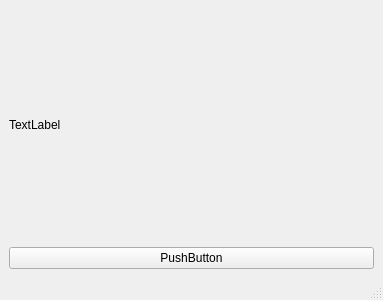
<?xml version="1.0" encoding="UTF-8"?>
<ui version="4.0">
 <class>MainWindow2</class>
 <widget class="QMainWindow" name="MainWindow2">
  <property name="geometry">
   <rect>
    <x>0</x>
    <y>0</y>
    <width>383</width>
    <height>300</height>
   </rect>
  </property>
  <property name="windowTitle">
   <string>MainWindow</string>
  </property>
  <property name="styleSheet">
   <string notr="true">#centralWidget{
	background: rgba(250, 20, 56, 200);
	border-image: url(:/icons/background.png); 
}</string>
  </property>
  <widget class="QWidget" name="centralwidget">
   <layout class="QVBoxLayout" name="verticalLayout">
    <item>
     <widget class="QLabel" name="label">
      <property name="text">
       <string>TextLabel</string>
      </property>
     </widget>
    </item>
    <item>
     <widget class="QPushButton" name="pushButton">
      <property name="text">
       <string>PushButton</string>
      </property>
     </widget>
    </item>
   </layout>
  </widget>
  <widget class="QMenuBar" name="menubar">
   <property name="geometry">
    <rect>
     <x>0</x>
     <y>0</y>
     <width>383</width>
     <height>21</height>
    </rect>
   </property>
  </widget>
  <widget class="QStatusBar" name="statusbar"/>
 </widget>
 <resources/>
 <connections/>
</ui>
